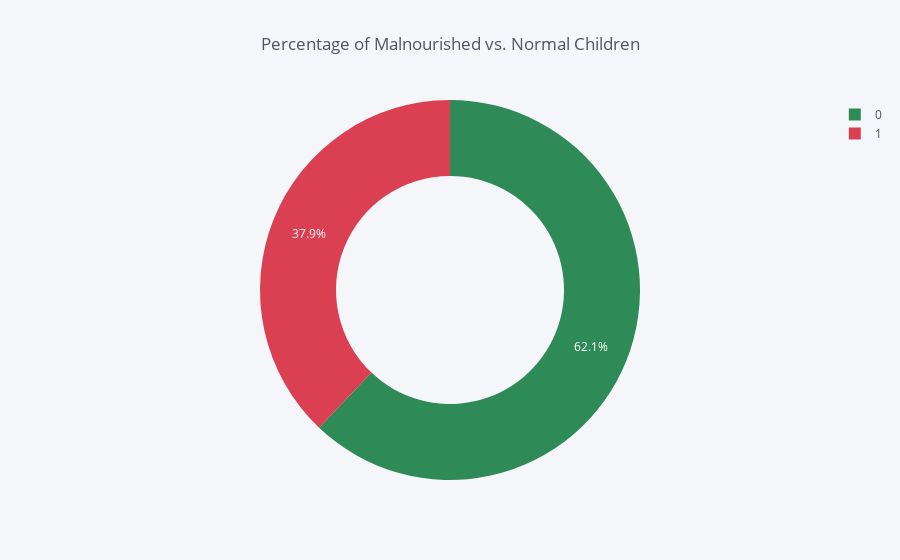

Source (notebook cell):
### Code cell
def reindex_df(df, weight_col):
    df = selected_data.reindex(selected_data.index.repeat(df[weight_col]))
    df.reset_index(drop=True, inplace=True)
    return(df)

df = reindex_df(selected_data, weight_col = 'Sample_Weight')

plt.figure(figsize=(10,7))

mal_val = df['Malnutrition'].value_counts()
mal_df = pd.DataFrame({'labels': mal_val.index,'values': mal_val.values})

plot = mal_df.iplot(kind='pie',labels='labels',values='values', 
                  title='Percentage of Malnourished vs. Normal Children', hole = 0.6,color=['seagreen','red'])
total = len(df['Sample_Weight'])
for p in plot:
        percentage = '{:.1f}%'.format(100 * p.get_height()/total)
        x = p.get_x() + p.get_width() / 2 - 0.05
        y = p.get_y() + p.get_height()
        plot.annotate(percentage, (x, y), size = 12,ha = 'center', va = 'center', xytext = (0, 10), 
                                                                        textcoords = 'offset points')

### Figure 1 — Plotly figure (JSON) as saved in the notebook; plotly's stock layout.template omitted (floating-point values rounded to 4 significant figures)
{"data": [{"hole": 0.6, "labels": [0, 1], "marker": {"colors": ["rgba(46, 139, 87, 1.0)", "rgba(219, 64, 82, 1.0)"]}, "name": "", "type": "pie", "values": [290, 177]}], "layout": {"legend": {"bgcolor": "#F5F6F9", "font": {"color": "#4D5663"}}, "paper_bgcolor": "#F5F6F9", "plot_bgcolor": "#F5F6F9", "title": "Percentage of Malnourished vs. Normal Children", "titlefont": {"color": "#4D5663"}}}
